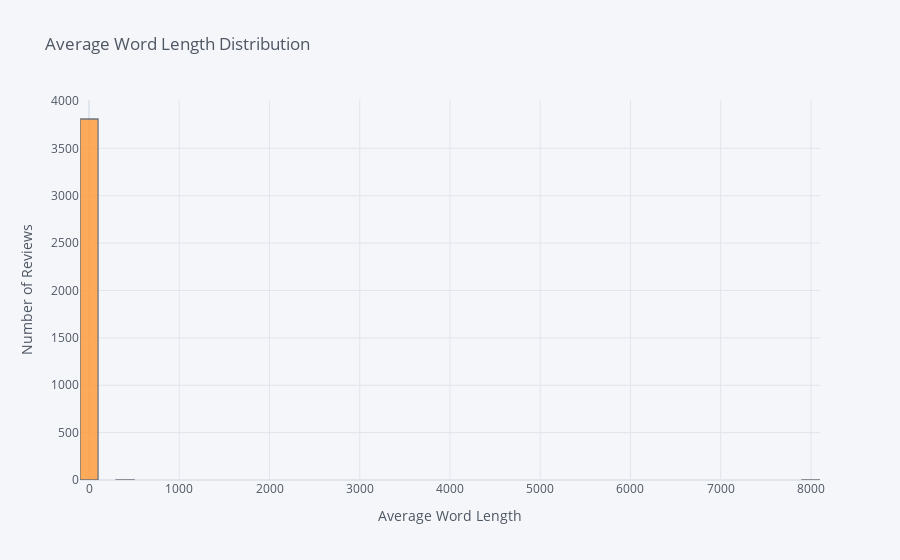
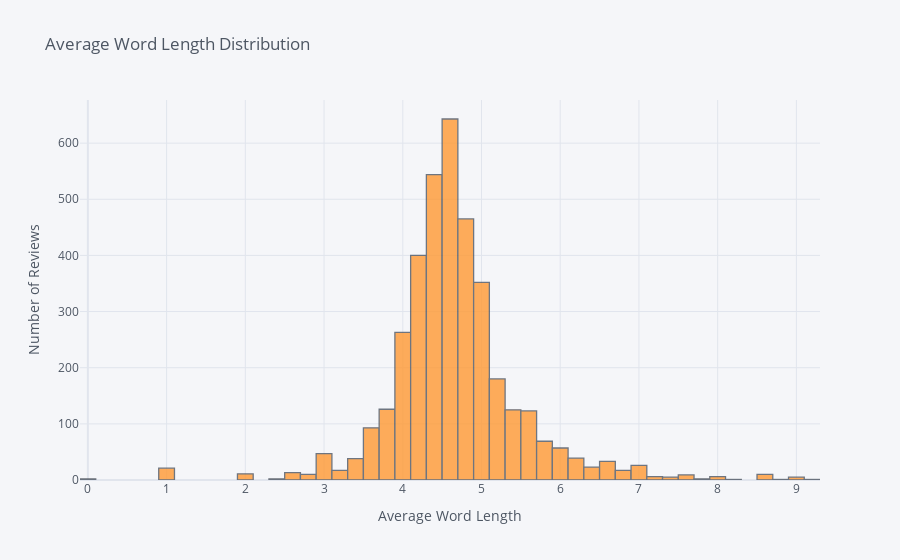

Notebook code for these charts, in order:
### Code cell
# reviews with average word length more than 10 is likely to be in other languages like chinese or thai, mostly funny or meaningless 
df['avg_word_len'].iplot(kind='hist', bins=50,
                  xTitle='Average Word Length',
                  yTitle='Number of Reviews', 
                  title='Average Word Length Distribution')

df['avg_word_len'][df['avg_word_len'] < 10].iplot(kind='hist', bins=50,
                  xTitle='Average Word Length',
                  yTitle='Number of Reviews', 
                  title='Average Word Length Distribution')

### Figure 1 — Plotly figure (JSON) as saved in the notebook; plotly's stock layout.template omitted (floating-point values rounded to 4 significant figures; data arrays with more than 128 entries replaced by an {"elided": "..."} marker saying what was removed)
{"data": [{"histfunc": "count", "histnorm": "", "marker": {"color": "rgba(255, 153, 51, 1.0)", "line": {"color": "#4D5663", "width": 1.3}}, "name": "avg_word_len", "nbinsx": 50, "opacity": 0.8, "orientation": "v", "type": "histogram", "x": {"elided": "3812 float values"}}], "layout": {"barmode": "overlay", "legend": {"bgcolor": "#F5F6F9", "font": {"color": "#4D5663"}}, "paper_bgcolor": "#F5F6F9", "plot_bgcolor": "#F5F6F9", "title": {"font": {"color": "#4D5663"}, "text": "Average Word Length Distribution"}, "xaxis": {"gridcolor": "#E1E5ED", "showgrid": true, "tickfont": {"color": "#4D5663"}, "title": {"font": {"color": "#4D5663"}, "text": "Average Word Length"}, "zerolinecolor": "#E1E5ED"}, "yaxis": {"gridcolor": "#E1E5ED", "showgrid": true, "tickfont": {"color": "#4D5663"}, "title": {"font": {"color": "#4D5663"}, "text": "Number of Reviews"}, "zerolinecolor": "#E1E5ED"}}}

### Figure 2 — Plotly figure (JSON) as saved in the notebook; plotly's stock layout.template omitted (floating-point values rounded to 4 significant figures; data arrays with more than 128 entries replaced by an {"elided": "..."} marker saying what was removed)
{"data": [{"histfunc": "count", "histnorm": "", "marker": {"color": "rgba(255, 153, 51, 1.0)", "line": {"color": "#4D5663", "width": 1.3}}, "name": "avg_word_len", "nbinsx": 50, "opacity": 0.8, "orientation": "v", "type": "histogram", "x": {"elided": "3787 float values"}}], "layout": {"barmode": "overlay", "legend": {"bgcolor": "#F5F6F9", "font": {"color": "#4D5663"}}, "paper_bgcolor": "#F5F6F9", "plot_bgcolor": "#F5F6F9", "title": {"font": {"color": "#4D5663"}, "text": "Average Word Length Distribution"}, "xaxis": {"gridcolor": "#E1E5ED", "showgrid": true, "tickfont": {"color": "#4D5663"}, "title": {"font": {"color": "#4D5663"}, "text": "Average Word Length"}, "zerolinecolor": "#E1E5ED"}, "yaxis": {"gridcolor": "#E1E5ED", "showgrid": true, "tickfont": {"color": "#4D5663"}, "title": {"font": {"color": "#4D5663"}, "text": "Number of Reviews"}, "zerolinecolor": "#E1E5ED"}}}
